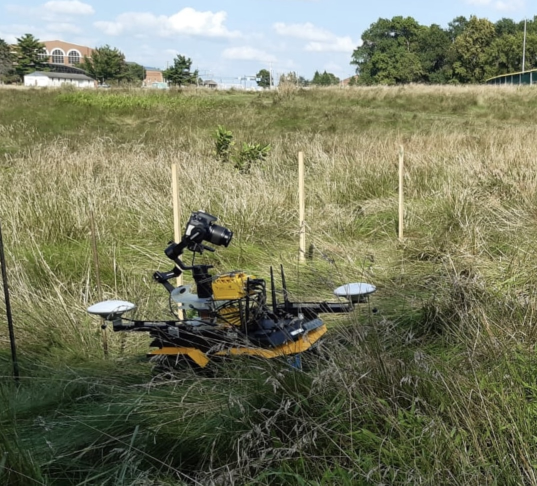
#> input picture tripwires/tripwire_setup_field.jpg, 1074 x 971 px, given in place of the camera (shown at 1/2 size)
$ python main.py   (older library calls are emulated)
#> lines starting #> are read from the running program, lines starting #| are printed output that depends on the picture
import time
import math
import cv2
import numpy as np
import os

import cv2

def sobel_n(n, image_gray):

    if n > 0:
        grad_y = cv2.Sobel(image_gray, cv2.CV_64F, 0, 1, ksize=3)
        grad_x = cv2.Sobel(image_gray, cv2.CV_64F, 1, 0, ksize=3)
        # grad_x = 0
        grad = np.sqrt(grad_y**2+grad_x**2)
        grad_norm = (grad * 255 / grad.max()).astype(np.uint8)

        n -= 1
        return sobel_n(n, grad_norm)
    return image_gray

#
def resize(percent, img):
    width = int(img.shape[1] * percent / 100)
    height = int(img.shape[0] * percent / 100)
    dim = (width, height)
    return cv2.resize(img, dim, interpolation=cv2.INTER_AREA)

def nothing(x):
    pass

def lines_detection(mask, img, num_of_inters,  min_lenght, max_gap):

    lines_p = cv2.HoughLinesP(mask, 1, np.pi / 180, num_of_inters, None, min_lenght, max_gap)
    if lines_p is not None:
        for i in range(0, len(lines_p)):
            line = lines_p[i][0]
            angle = math.atan2(line[3] - line[1], line[2] - line[0])*180 / np.pi
            if abs(angle) < 10:
                cv2.line(img, (line[0], line[1]), (line[2], line[3]), (0, 0, 255), 1, cv2.LINE_AA)
    return img


def toolbar(x, y):

    cv2.namedWindow('Toolbar window')
    cv2.resizeWindow('Toolbar window', 600, 400)
    cv2.createTrackbar('Scan_w', 'Toolbar window', int(x/4), int(x/2), nothing)
    cv2.createTrackbar('Scan_h', 'Toolbar window', int(y/4), y, nothing)
    cv2.createTrackbar('Canny_L', 'Toolbar window', 100, 255, nothing)
    cv2.createTrackbar('Canny_U', 'Toolbar window', 200, 255, nothing)
    cv2.createTrackbar('num_of_inters', 'Toolbar window',50, 500, nothing)
    cv2.createTrackbar('min_lenght', 'Toolbar window', 200, 500, nothing)
    cv2.createTrackbar('max_gap', 'Toolbar window', 50, 200, nothing)


def working_area():
    pass


if __name__ == '__main__':
    toolbar_flag = True
    representing_val = 50
    camera_id = 0

    cap = cv2.VideoCapture(camera_id)  # this is the magic!

    cap.set(cv2.CAP_PROP_FRAME_WIDTH, 640)
    cap.set(cv2.CAP_PROP_FRAME_HEIGHT, 480)
    if not cap.isOpened():
        print("Cannot open camera")
        exit()
    while True:
        # Capture frame-by-frame
        ret, frame = cap.read()
#> frame is the input picture: shape (971, 1074, 3); mean B, G, R 95.5, 121.5, 119.1
        # print( frame.shape)
        # if frame is read correctly ret is True
        if not ret:
            print("Can't receive frame (stream end?). Exiting ...")
            break
        # Our operations on the frame come here

        img_show = resize(representing_val, frame)
#> in resize, `return cv2.resize(img, dim, interpolation=cv2.INTER_AREA)`:
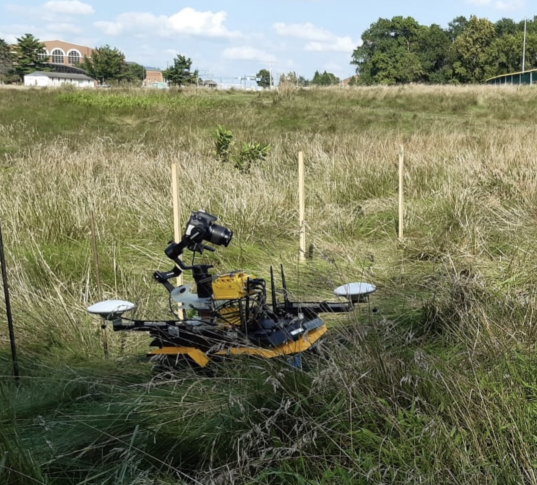
#> returned value: shape (485, 537, 3); mean of channels 0, 1, 2 95.5, 121.5, 119.1; drawn as B, G, R
        scan_y_max, scan_x_max, _ = img_show.shape
#> scan_y_max = 485; scan_x_max = 537
        if toolbar_flag:
            toolbar(scan_x_max, scan_y_max)
            toolbar_flag = False

        w_point = cv2.getTrackbarPos('Scan_w', 'Toolbar window')
        h_point = cv2.getTrackbarPos('Scan_h', 'Toolbar window')

        scale_to_full = 100/representing_val

        start_y = int((scan_y_max-h_point) * scale_to_full)
#> start_y = 728
        end_y = int(scan_y_max * scale_to_full)
#> end_y = 970

        start_x = int((scan_x_max/2 - w_point) * scale_to_full)
#> start_x = 269
        end_x = int((scan_x_max/2 + w_point) * scale_to_full)
#> end_x = 805

        if start_y-end_y == 0 or start_x-end_x == 0:
            print('no area for scanning')
            cropped_image = frame
        else:
            cropped_image = frame[start_y: end_y, start_x: end_x]
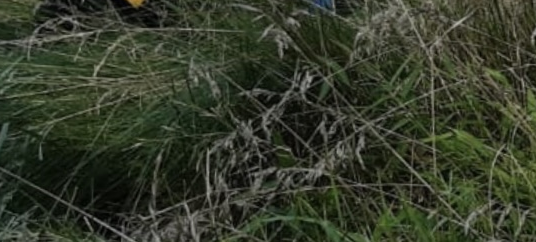
#> cropped_image: shape (242, 536, 3); mean B, G, R 42.6, 59.1, 53.3

        gray = cv2.cvtColor(cropped_image, cv2.COLOR_BGR2GRAY)
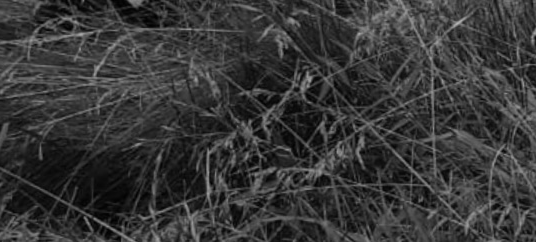
#> gray: shape (242, 536); min 0, max 182, mean 55.5

        canny_lower = cv2.getTrackbarPos('Canny_L', 'Toolbar window')
        canny_upper = cv2.getTrackbarPos('Canny_U', 'Toolbar window')
        num_of_inters = cv2.getTrackbarPos('num_of_inters', 'Toolbar window')
        min_lenght = cv2.getTrackbarPos('min_lenght', 'Toolbar window')
        max_gap = cv2.getTrackbarPos('max_gap', 'Toolbar window')

        edges = cv2.Canny(gray, canny_lower, canny_upper)
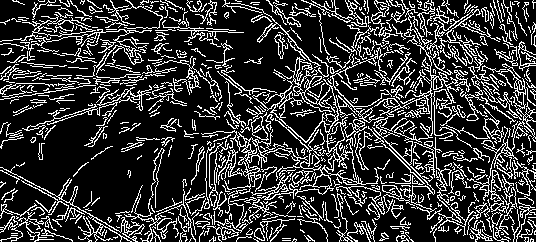
#> edges: shape (242, 536); 21.4% white in thin lines or dots

        lines_p = cv2.HoughLinesP(edges, 1, np.pi / 180, num_of_inters, None, min_lenght, max_gap)
#> lines_p = 196 rows, first 6: [250, 6, 482, 238], [14, 229, 534, 61], [11, 19, 535, 46], [12, 18, 534, 177], [10, 84, 533, 93], [241, 1, 477, 237]
        if lines_p is not None:
            for i in range(0, len(lines_p)):
                line = lines_p[i][0]
                angle = math.atan2(line[3] - line[1], line[2] - line[0]) * 180 / np.pi
                if abs(angle) < 20:
                    cv2.line(cropped_image, (line[0], line[1]), (line[2], line[3]), (0, 0, 255), 10, cv2.LINE_AA)
#> this loop made 196 passes
#> (line, angle) on passes 1 to 3: ([250, 6, 482, 238], 45), ([14, 229, 534, 61], -17.9), ([11, 19, 535, 46], 2.95)
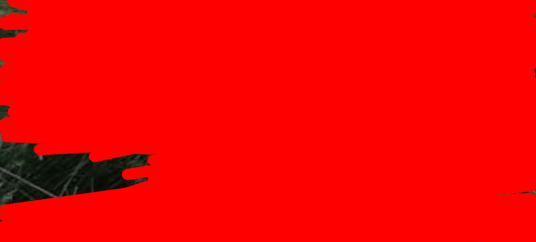
#> cropped_image: shape (242, 536, 3); mean B, G, R 1.2, 1.7, 243.4
        cropped_image = resize(representing_val, cropped_image)


        overlay = img_show.copy()
        if start_y - end_y == 0 or start_x - end_x == 0:
            print('no area for scanning')
            img_show = cropped_image
        else:
            img_show[scan_y_max-h_point: scan_y_max, int(scan_x_max//2 - w_point): int(scan_x_max//2 + w_point)] = cropped_image

        cv2.line(img_show, (scan_x_max // 2 - w_point, scan_y_max), (scan_x_max // 2 - w_point, scan_y_max - h_point),
                 (255, 0, 0), 5)
        cv2.line(img_show, (scan_x_max // 2 + w_point, scan_y_max), (scan_x_max // 2 + w_point, scan_y_max - h_point),
                 (0, 255, 0), 5)
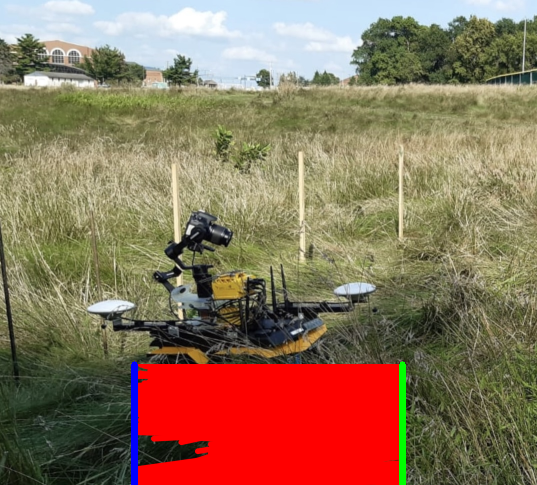
#> img_show: shape (485, 537, 3); mean B, G, R 91, 114.9, 141.9

        result = cv2.addWeighted(overlay, 0.5, img_show, 0.5, 0)
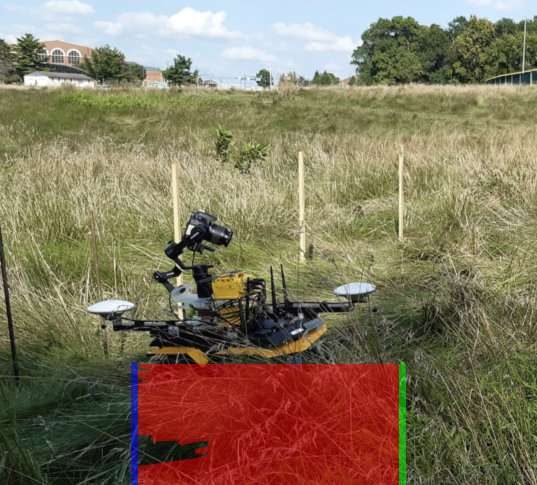
#> result: shape (485, 537, 3); mean B, G, R 93.3, 118.2, 130.5

        cv2.imshow('Image window',  result)
        if cv2.waitKey(1) == ord('q'):
#> (key q is pressed here)
            break
        # When everything done, release the capture
    cap.release()
    cv2.destroyAllWindows()
